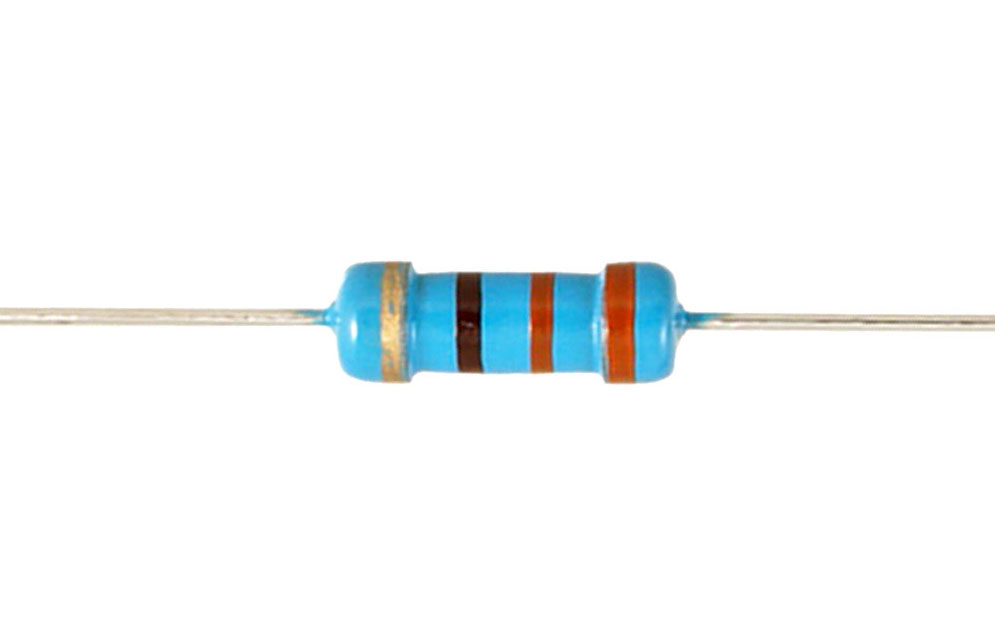
#> input picture test2.jpg, 995 x 619 px
$ python -i grip.py   (imports and definitions only)
#> lines starting #> are read from the running program, lines starting #| are printed output that depends on the picture; after the words box and inside, x2 and y2 are one past the last pixel; in counts of white or black regions, pixels touching at a corner belong together
#> further down, picture is the input picture: shape (619, 995, 3); mean B, G, R 248.5, 247.8, 244.6
import cv2
import numpy
import math
from enum import Enum

class GripPipeline:
    """
    An OpenCV pipeline generated by GRIP.
    """

    def __init__(self):
        """initializes all values to presets or None if need to be set
        """

        self.__hsv_threshold_hue = [29.136690647482013, 114.29541595925298]
        self.__hsv_threshold_saturation = [107.77877697841727, 255.0]
        self.__hsv_threshold_value = [64.20863309352518, 255.0]

        self.hsv_threshold_output = None

        self.__cv_bitwise_not_src1 = self.hsv_threshold_output

        self.cv_bitwise_not_output = None


        self.__mask_mask = self.cv_bitwise_not_output

        self.mask_output = None


    def process(self, source0):
        """
        Runs the pipeline and sets all outputs to new values.
        """
        # Step HSV_Threshold0:
        self.__hsv_threshold_input = source0
        (self.hsv_threshold_output) = self.__hsv_threshold(self.__hsv_threshold_input, self.__hsv_threshold_hue, self.__hsv_threshold_saturation, self.__hsv_threshold_value)

        # Step CV_bitwise_not0:
        self.__cv_bitwise_not_src1 = self.hsv_threshold_output
        (self.cv_bitwise_not_output) = self.__cv_bitwise_not(self.__cv_bitwise_not_src1)

        # Step Mask0:
        self.__mask_input = source0
        self.__mask_mask = self.cv_bitwise_not_output
        (self.mask_output) = self.__mask(self.__mask_input, self.__mask_mask)


    @staticmethod
    def __hsv_threshold(input, hue, sat, val):
        """Segment an image based on hue, saturation, and value ranges.
        Args:
            input: A BGR numpy.ndarray.
            hue: A list of two numbers the are the min and max hue.
            sat: A list of two numbers the are the min and max saturation.
            lum: A list of two numbers the are the min and max value.
        Returns:
            A black and white numpy.ndarray.
        """
        out = cv2.cvtColor(input, cv2.COLOR_BGR2HSV)
#> out: shape (619, 995, 3); mean H, S, V 5.8, 10.8, 250.8
        return cv2.inRange(out, (hue[0], sat[0], val[0]),  (hue[1], sat[1], val[1]))
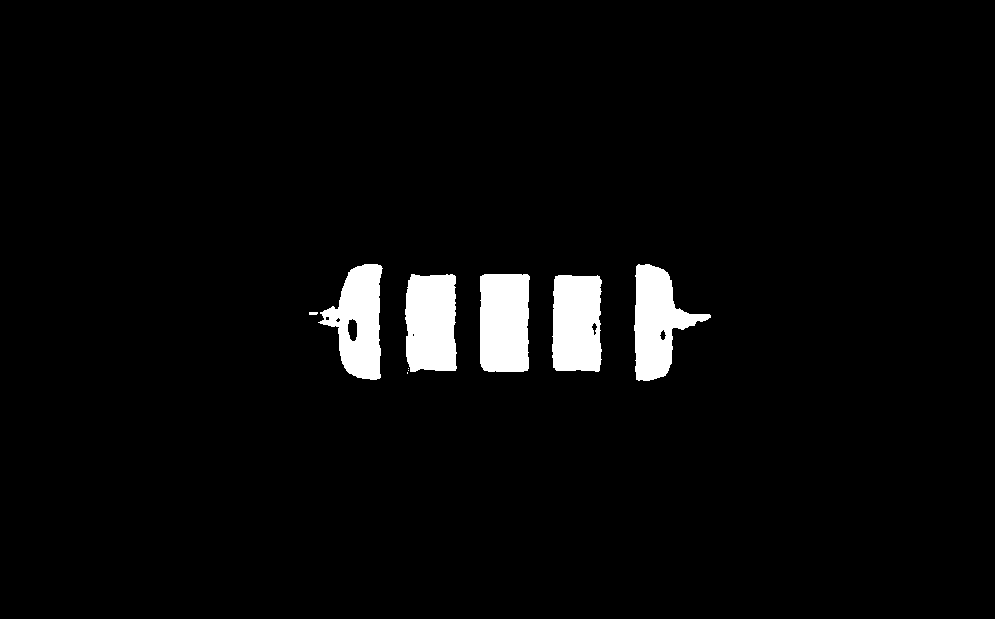
#> returned value: shape (619, 995); 3.7% white; 9 white regions (3 under 20 px), largest, box (x1, y1, x2, y2) and area: (480, 274, 530, 372) 4712, (405, 274, 457, 372) 4644, (634, 264, 711, 381) 4522, (552, 275, 602, 372) 4481, (318, 264, 383, 380) 4418, (309, 312, 318, 315) 26

    @staticmethod
    def __cv_bitwise_not(src1):
        """Computes the per element inverse of an image.
        Args:
            src1: A numpy.ndarray.
        Returns:
            The inverse of the numpy.ndarray.
        """
        return cv2.bitwise_not(src1)

    @staticmethod
    def __mask(input, mask):
        """Filter out an area of an image using a binary mask.
        Args:
            input: A three channel numpy.ndarray.
            mask: A black and white numpy.ndarray.
        Returns:
            A three channel numpy.ndarray.
        """
        return cv2.bitwise_and(input, input, mask=mask)
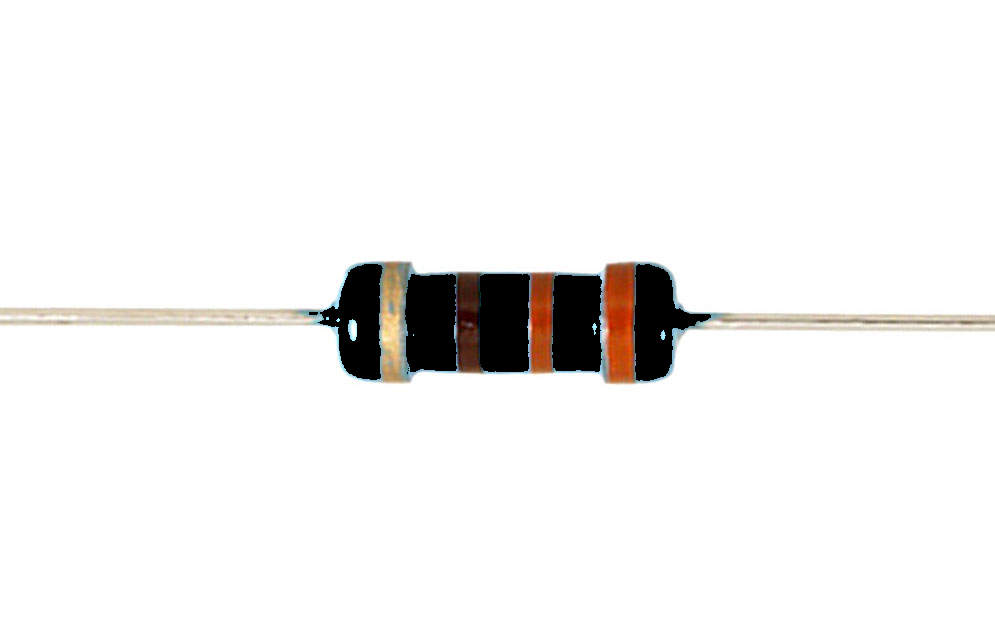
#> returned value: shape (619, 995, 3); mean of channels 0, 1, 2 240.4, 241.3, 242.3; drawn as B, G, R

>>> import cv2
>>> picture = cv2.imread('test2.jpg')
>>> result = GripPipeline().process(picture)
